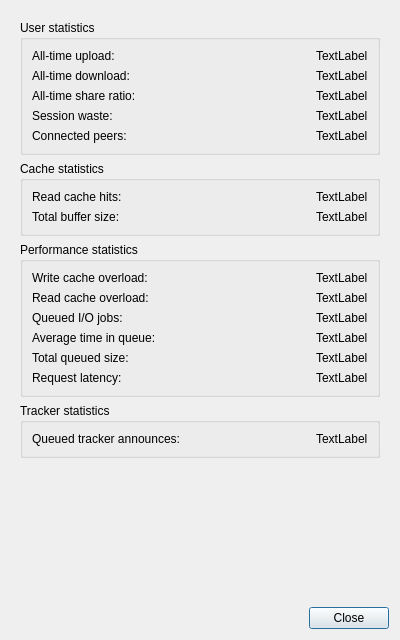
<?xml version="1.0" encoding="UTF-8"?>
<ui version="4.0">
 <class>StatsDialog</class>
 <widget class="QDialog" name="StatsDialog">
  <property name="geometry">
   <rect>
    <x>0</x>
    <y>0</y>
    <width>400</width>
    <height>640</height>
   </rect>
  </property>
  <property name="windowTitle">
   <string>Statistics</string>
  </property>
  <layout class="QVBoxLayout" name="verticalLayout">
   <item>
    <widget class="QScrollArea" name="scrollArea">
     <property name="frameShape">
      <enum>QFrame::Shape::NoFrame</enum>
     </property>
     <property name="widgetResizable">
      <bool>true</bool>
     </property>
     <widget class="QWidget" name="scrollAreaWidgetContents">
      <property name="geometry">
       <rect>
        <x>0</x>
        <y>0</y>
        <width>310</width>
        <height>460</height>
       </rect>
      </property>
      <layout class="QVBoxLayout" name="verticalLayout_2">
       <item>
        <widget class="QGroupBox" name="groupUser">
         <property name="title">
          <string>User statistics</string>
         </property>
         <layout class="QGridLayout" name="gridLayout_2">
          <item row="0" column="0">
           <widget class="QLabel" name="labelAlltimeULText">
            <property name="text">
             <string>All-time upload:</string>
            </property>
           </widget>
          </item>
          <item row="0" column="1" alignment="Qt::AlignmentFlag::AlignRight">
           <widget class="QLabel" name="labelAlltimeUL">
            <property name="text">
             <string notr="true">TextLabel</string>
            </property>
           </widget>
          </item>
          <item row="1" column="0">
           <widget class="QLabel" name="labelAlltimeDLText">
            <property name="text">
             <string>All-time download:</string>
            </property>
           </widget>
          </item>
          <item row="1" column="1" alignment="Qt::AlignmentFlag::AlignRight">
           <widget class="QLabel" name="labelAlltimeDL">
            <property name="text">
             <string notr="true">TextLabel</string>
            </property>
           </widget>
          </item>
          <item row="2" column="0">
           <widget class="QLabel" name="labelGlobalRatioText">
            <property name="text">
             <string>All-time share ratio:</string>
            </property>
           </widget>
          </item>
          <item row="2" column="1" alignment="Qt::AlignmentFlag::AlignRight">
           <widget class="QLabel" name="labelGlobalRatio">
            <property name="text">
             <string notr="true">TextLabel</string>
            </property>
           </widget>
          </item>
          <item row="3" column="0">
           <widget class="QLabel" name="labelWasteText">
            <property name="text">
             <string>Session waste:</string>
            </property>
           </widget>
          </item>
          <item row="3" column="1" alignment="Qt::AlignmentFlag::AlignRight">
           <widget class="QLabel" name="labelWaste">
            <property name="text">
             <string notr="true">TextLabel</string>
            </property>
           </widget>
          </item>
          <item row="4" column="0">
           <widget class="QLabel" name="labelPeersText">
            <property name="text">
             <string>Connected peers:</string>
            </property>
           </widget>
          </item>
          <item row="4" column="1" alignment="Qt::AlignmentFlag::AlignRight">
           <widget class="QLabel" name="labelPeers">
            <property name="text">
             <string notr="true">TextLabel</string>
            </property>
           </widget>
          </item>
         </layout>
        </widget>
       </item>
       <item>
        <widget class="QGroupBox" name="groupCache">
         <property name="title">
          <string>Cache statistics</string>
         </property>
         <layout class="QGridLayout" name="gridLayout">
          <item row="0" column="0">
           <widget class="QLabel" name="labelCacheHitsText">
            <property name="text">
             <string>Read cache hits:</string>
            </property>
           </widget>
          </item>
          <item row="0" column="1" alignment="Qt::AlignmentFlag::AlignRight">
           <widget class="QLabel" name="labelCacheHits">
            <property name="text">
             <string notr="true">TextLabel</string>
            </property>
           </widget>
          </item>
          <item row="1" column="0">
           <widget class="QLabel" name="labelTotalBufText">
            <property name="text">
             <string>Total buffer size:</string>
            </property>
           </widget>
          </item>
          <item row="1" column="1" alignment="Qt::AlignmentFlag::AlignRight">
           <widget class="QLabel" name="labelTotalBuf">
            <property name="text">
             <string notr="true">TextLabel</string>
            </property>
           </widget>
          </item>
         </layout>
        </widget>
       </item>
       <item>
        <widget class="QGroupBox" name="groupPerf">
         <property name="title">
          <string>Performance statistics</string>
         </property>
         <layout class="QGridLayout" name="gridLayout_3">
          <item row="0" column="0">
           <widget class="QLabel" name="labelWriteStarveText">
            <property name="text">
             <string>Write cache overload:</string>
            </property>
           </widget>
          </item>
          <item row="0" column="1" alignment="Qt::AlignmentFlag::AlignRight">
           <widget class="QLabel" name="labelWriteStarve">
            <property name="text">
             <string notr="true">TextLabel</string>
            </property>
           </widget>
          </item>
          <item row="1" column="0">
           <widget class="QLabel" name="labelReadStarveText">
            <property name="text">
             <string>Read cache overload:</string>
            </property>
           </widget>
          </item>
          <item row="1" column="1" alignment="Qt::AlignmentFlag::AlignRight">
           <widget class="QLabel" name="labelReadStarve">
            <property name="text">
             <string notr="true">TextLabel</string>
            </property>
           </widget>
          </item>
          <item row="2" column="0">
           <widget class="QLabel" name="labelQueuedJobsText">
            <property name="text">
             <string>Queued I/O jobs:</string>
            </property>
           </widget>
          </item>
          <item row="2" column="1" alignment="Qt::AlignmentFlag::AlignRight">
           <widget class="QLabel" name="labelQueuedJobs">
            <property name="text">
             <string notr="true">TextLabel</string>
            </property>
           </widget>
          </item>
          <item row="3" column="0">
           <widget class="QLabel" name="labelJobsTimeText">
            <property name="text">
             <string>Average time in queue:</string>
            </property>
           </widget>
          </item>
          <item row="3" column="1" alignment="Qt::AlignmentFlag::AlignRight">
           <widget class="QLabel" name="labelJobsTime">
            <property name="text">
             <string notr="true">TextLabel</string>
            </property>
           </widget>
          </item>
          <item row="4" column="0">
           <widget class="QLabel" name="labelQueuedBytesText">
            <property name="text">
             <string>Total queued size:</string>
            </property>
           </widget>
          </item>
          <item row="4" column="1" alignment="Qt::AlignmentFlag::AlignRight">
           <widget class="QLabel" name="labelQueuedBytes">
            <property name="text">
             <string notr="true">TextLabel</string>
            </property>
           </widget>
          </item>
          <item row="5" column="0">
           <widget class="QLabel" name="labelRequestLatencyText">
            <property name="toolTip">
             <string>The time it takes from receiving a request from a peer until we're sending the response back on the socket</string>
            </property>
            <property name="text">
             <string>Request latency:</string>
            </property>
           </widget>
          </item>
          <item row="5" column="1" alignment="Qt::AlignmentFlag::AlignRight">
           <widget class="QLabel" name="labelRequestLatency">
            <property name="text">
             <string notr="true">TextLabel</string>
            </property>
           </widget>
          </item>
         </layout>
        </widget>
       </item>
       <item>
        <widget class="QGroupBox" name="groupTracker">
         <property name="title">
          <string>Tracker statistics</string>
         </property>
         <layout class="QGridLayout" name="gridLayout_4">
          <item row="0" column="0">
           <widget class="QLabel" name="labelQueuedTrackerAnnouncesText_2">
            <property name="text">
             <string>Queued tracker announces:</string>
            </property>
           </widget>
          </item>
          <item row="0" column="1" alignment="Qt::AlignmentFlag::AlignRight">
           <widget class="QLabel" name="labelQueuedTrackerAnnounces">
            <property name="text">
             <string notr="true">TextLabel</string>
            </property>
           </widget>
          </item>
         </layout>
        </widget>
       </item>
       <item>
        <spacer name="verticalSpacer">
         <property name="orientation">
          <enum>Qt::Orientation::Vertical</enum>
         </property>
         <property name="sizeHint" stdset="0">
          <size>
           <width>20</width>
           <height>0</height>
          </size>
         </property>
        </spacer>
       </item>
      </layout>
     </widget>
    </widget>
   </item>
   <item>
    <widget class="QDialogButtonBox" name="buttonBox">
     <property name="standardButtons">
      <set>QDialogButtonBox::StandardButton::Close</set>
     </property>
    </widget>
   </item>
  </layout>
 </widget>
 <resources/>
 <connections/>
</ui>
